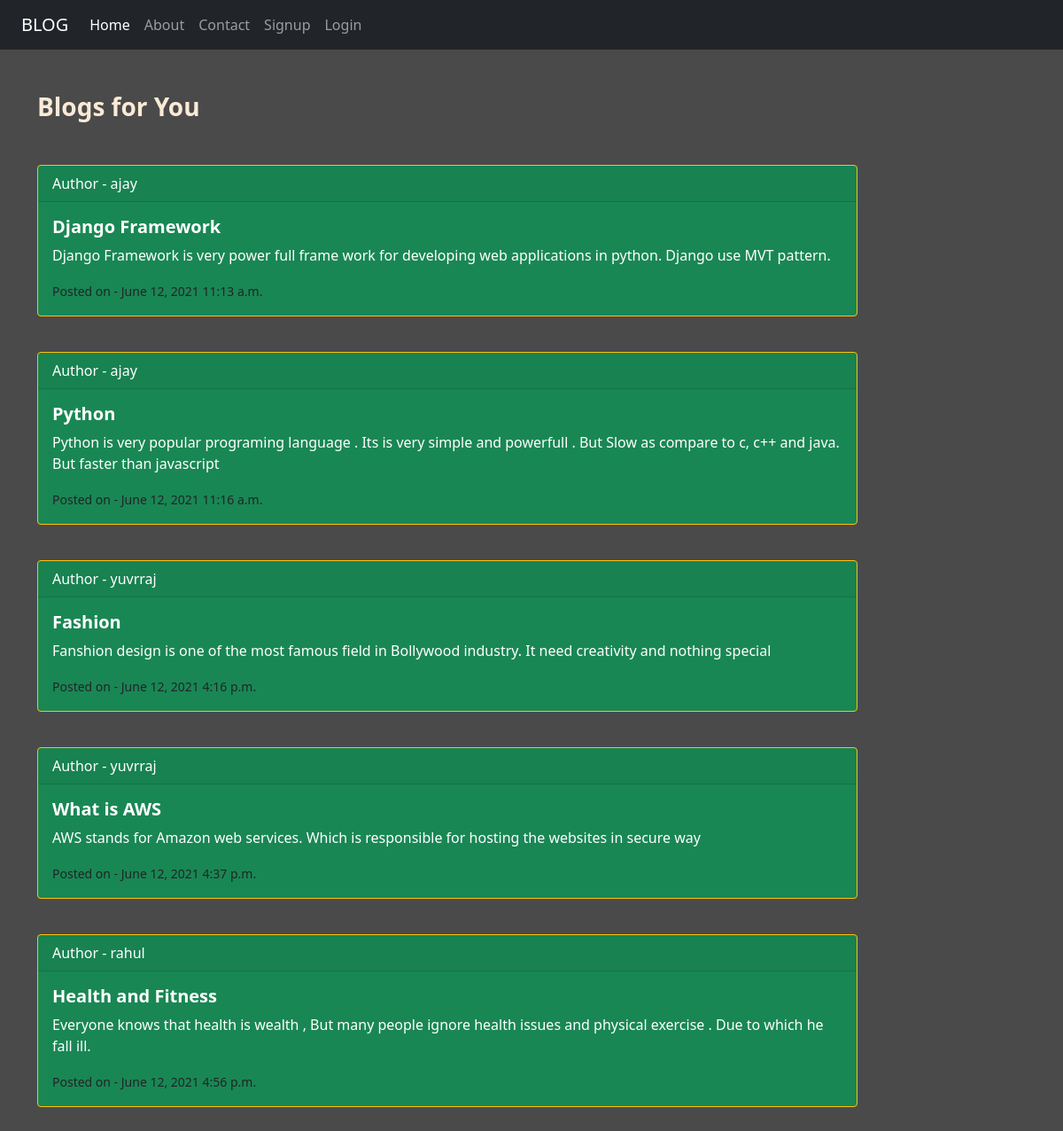
The page / on the database its author committed.
### blog/models.py (models this page shows)
class Post(models.Model):
    user = models.ForeignKey(User, on_delete=models.CASCADE)
    title = models.CharField(max_length=30)
    desc = models.CharField(max_length=1000)
    date = models.DateField()
    time = models.TimeField()

### blog/views.py (the view)
# urls.py: 2. Add a URL to urlpatterns:  path('', views.home, name='home')
def home(request):
    posts = Post.objects.all()
    return render(request, 'myblog/home.html', {'posts': posts})

### blog/templates/myblog/home.html
{% extends 'myblog/base.html' %}
{% load static %}
{% block content %}
<div class="col-sm-10">
    <h3 class="test-white my-5"><b> Blogs for You</b></h3>
    {% for post in posts %}
    <div class="card text-white bg-success border-warning mb-3" style="max-width: 60rem;">
        <div class="card-header">Author - {{post.user}}</div>
          <div class="card-body">
            <h5 class="card-title"><b>{{post.title}}</b></h5>
            <p class="card-text">{{post.desc}}</p>
            <p class="card-text text-dark"><small>Posted on - {{post.date}}  {{post.time}}</small></p>
          </div>
        </div><br>
    {% endfor %}
</div>
{% endblock content %}

### blog/templates/myblog/base.html (shortened to what this page needs)
<!doctype html>
{% load static %}
<html lang="en">
  <head>
    <link href="https://cdn.jsdelivr.net/npm/bootstrap@5.0.0/dist/css/bootstrap.min.css" rel="stylesheet">
    <link rel="stylesheet" href="{% static 'myblog/css/bootstrap.css' %}">
    <link rel="stylesheet" href="{% static 'myblog/css/style.css' %}">
  </head>
  <body>
    <div class="container-fluid bg-dark">
        {% include 'myblog/navbar.html' %}
    </div>
    <div class="container">
        <div class="row">
            {% block content %}
            {% endblock content %}
        </div>
    </div>
  </body>
</html>

### blog/templates/myblog/navbar.html (shortened to what this page needs)
<!DOCTYPE html>
<html lang="en">
<head>
</head>
<body>
<nav class="navbar navbar-expand-lg navbar-dark bg-dark">
  <div class="container-fluid">
    <a class="navbar-brand" href="/">BLOG</a>
    <div class="collapse navbar-collapse" id="navbarNavAltMarkup">
      <div class="navbar-nav">
        <a class="nav-link active" aria-current="page" href="/">Home</a>
        <a class="nav-link" href="{% url 'about' %}">About</a>
        <a class="nav-link" href="{% url 'contact' %}">Contact</a>
        {% if request.user.is_authenticated %}
        <a class="nav-link" href="{% url 'dashboard' %}">Dashboard</a>
        <a class="nav-link" href="{% url 'logout' %}">Logout</a>
        {% else %}
        <a class="nav-link" href="{% url 'signup' %}">Signup</a>
        <a class="nav-link" href="{% url 'login' %}">Login</a>
        {% endif %}
      </div>
    </div>
  </div>
</nav>
</body>
</html>

### blog/static/myblog/css/style.css (style rules this page uses)
body { background-color:rgb(75,74,74); color:antiquewhite; }

### rows shown on the page
Post: user "ajay", title "Django Framework", desc "Django Framework is very power full frame work for developing web applications in python. Django use MVT pattern.", date "June 12, 2021", time "11:13 a.m."
Post: user "ajay", title "Python", desc "Python is very popular programing language . Its is very simple and powerfull . But Slow as compare to c, c++ and java. But faster than javascript", date "June 12, 2021", time "11:16 a.m."
Post: user "yuvrraj", title "Fashion", desc "Fanshion design is one of the most famous field in Bollywood industry. It need creativity and nothing special", date "June 12, 2021", time "4:16 p.m."
Post: user "yuvrraj", title "What is AWS", desc "AWS stands for Amazon web services. Which is responsible for hosting the websites in secure way", date "June 12, 2021", time "4:37 p.m."
Post: user "rahul", title "Health and Fitness", desc "Everyone knows that health is wealth , But many people ignore health issues and physical exercise . Due to which he fall ill.", date "June 12, 2021", time "4:56 p.m."
